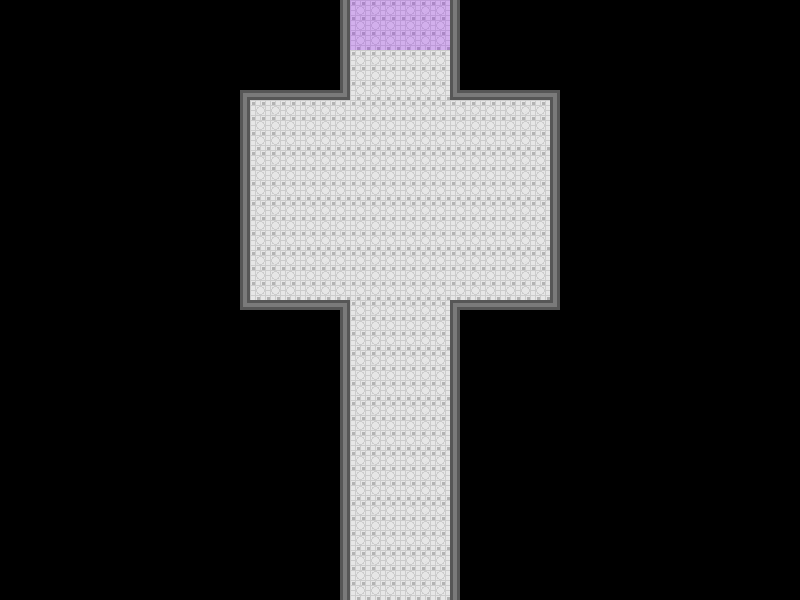

This game map was drawn from its Tiled (.tmx) file and the tilesets committed beside it. A one-line description and the trimmed map source follow:
An orthogonal 16x12 tile map with 50x50 px tiles, 1 tile layer (Tile Layer 1).

<map version="1.0" orientation="orthogonal" width="16" height="12" tilewidth="50" tileheight="50">
 <properties>
  <property name="hero.position" value="400,525,1" />
 </properties>
 <tileset firstgid="1" name="tiles" tilewidth="50" tileheight="50">
  <image source="tiles.png" width="200" height="250" />
 </tileset>
 <layer name="Tile Layer 1" width="16" height="12">
  <data>[192 cells, 192 non-empty, 15 distinct tile ids]</data>
 </layer>
</map>
